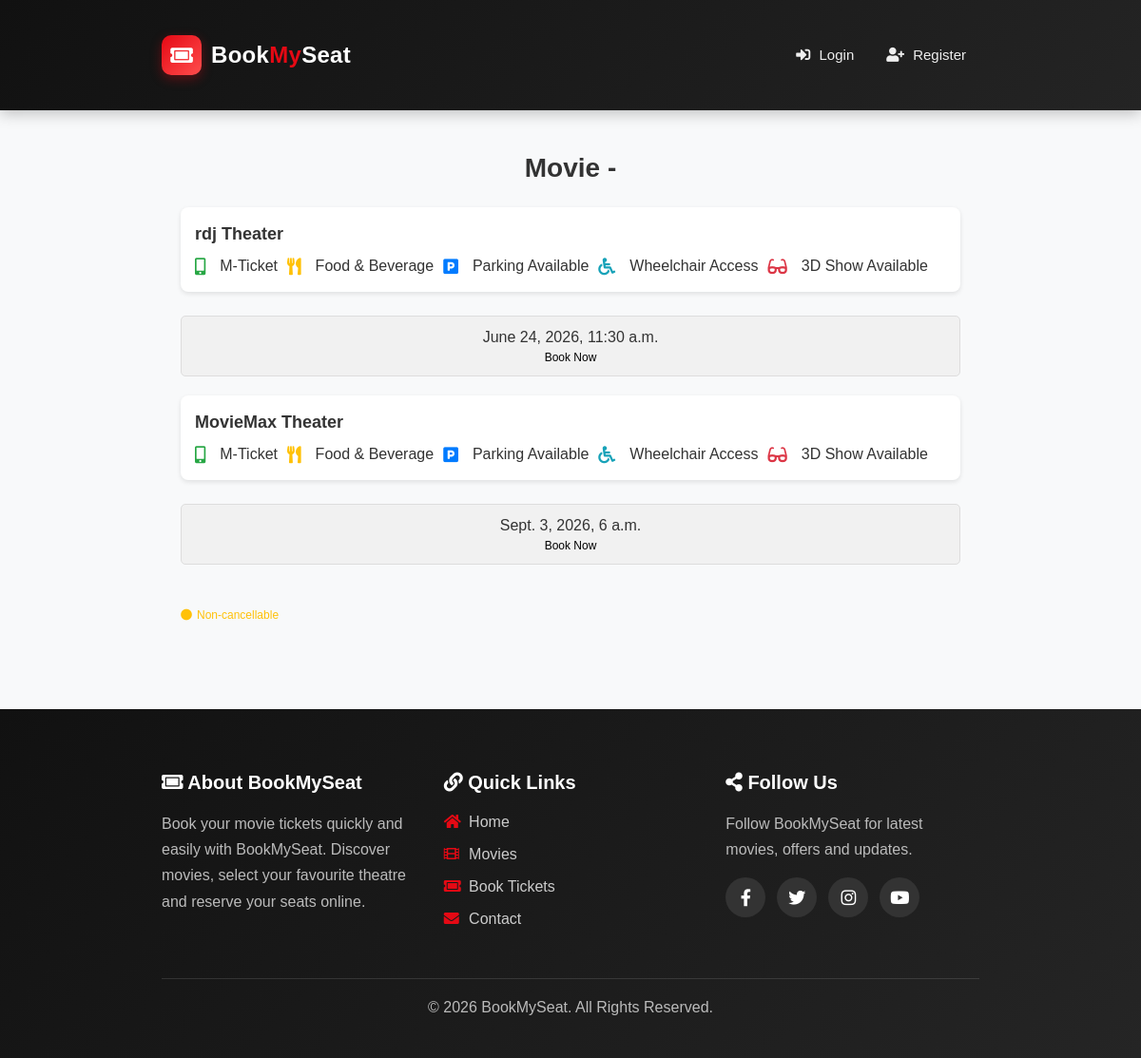
The page /movies/theaters/1/ on the database its author committed.
### movies/models.py (models this page shows, shortened)
class Theater(models.Model):
    name = models.CharField(max_length=255)
    movie = models.ForeignKey(
        Movie,
        on_delete=models.CASCADE,
        related_name='theaters'
    )
    time = models.DateTimeField()

### movies/views.py (the view)
def theater_list(request, movie_id):
    movie = get_object_or_404(
        Movie,
        id=movie_id,
    )
    theaters = Theater.objects.filter(
        movie=movie
    )
    return render(
        request,
        "movies/theater_list.html",
        {
            "movies": movie,
            "theaters": theaters,
        },
    )

### templates/movies/theater_list.html (shortened to what this page needs)
{% extends "basic.html" %}
{% block content %}
  <body>
    <div class="container">
      <div class="movie-title">Movie - {{ movie.name }}</div>
      {% if theaters %}
        {% for theater in theaters %}
        <div class="theatre-info">
          <div>
            <strong>{{ theater.name }} Theater</strong>
            <div class="info-icons mt-2">
              <i class="fas fa-mobile-alt text-success"></i> M-Ticket
              <i class="fas fa-utensils text-warning ms-3"></i> Food & Beverage
              <i class="fas fa-parking text-primary ms-3"></i> Parking Available
              <i class="fas fa-wheelchair text-info ms-3"></i> Wheelchair Access
              <i class="fas fa-glasses text-danger ms-3"></i> 3D Show Available
            </div>
          </div>
        </div>
        <div class="show-times">
          <div class="time-box">
            {{ theater.time }}
            <a href="{% url 'book_seats' theater.id %}">
              <span>Book Now</span>
            </a>
          </div>
        </div>
        {% endfor %}
      {% else %}
        <div class="no-theaters mt-4">
          <p>Sorry, no theaters are available for this movie at the moment.</p>
        </div>
      {% endif %}
      <div class="non-cancellable mt-4">
        <i class="fas fa-circle text-warning"></i> Non-cancellable
      </div>
    </div>
  </body>
{% endblock %}

### templates/basic.html (style rules this page uses)
* { box-sizing: border-box; }
html { scroll-behavior: smooth; }
body { margin: 0; padding: 0; font-family: Arial, Helvetica, sans-serif; background: #f5f5f5; color: #222; }
a { text-decoration: none !important; }

### templates/movies/theater_list.html (style rules this page uses)
body { font-family: Arial, sans-serif; background-color: #f8f9fa; color: #333; margin: 0; padding: 0; }
.container { padding: 20px; max-width: 900px; margin: 0 auto; }
.movie-title { font-size: 28px; font-weight: bold; text-align: center; margin-bottom: 20px; }
.theatre-info { display: flex; justify-content: space-between; align-items: center; padding: 15px; background-color: #fff; border-radius: 8px; box-shadow: 0 2px 5px rgba(0, 0, 0, 0.1); margin-bottom: 15px; flex-wrap: wrap; }
.theatre-info strong { font-size: 18px; flex: 1; }
.info-icons { display: flex; flex-wrap: wrap; align-items: center; justify-content: flex-start; gap: 10px; margin-top: 10px; flex: 2; }
.info-icons i { margin-right: 5px; font-size: 18px; }
.show-times { display: flex; justify-content: space-between; padding: 10px 0; flex-wrap: wrap; }
.time-box { border: 1px solid #ddd; border-radius: 5px; padding: 10px 20px; text-align: center; background-color: #f1f1f1; margin-bottom: 10px; flex: 1; min-width: 100px; transition: transform 0.3s ease, background-color 0.3s ease; }
.time-box span { display: block; font-size: 12px; color: black; }
.non-cancellable { color: #ffc107; font-size: 12px; margin-top: 20px; display: flex; align-items: center; }
.non-cancellable i { margin-right: 5px; }

### rows shown on the page
Theater: name "rdj", time "June 24, 2026, 11:30 a.m."
Theater: name "MovieMax", time "Sept. 3, 2026, 6 a.m."
